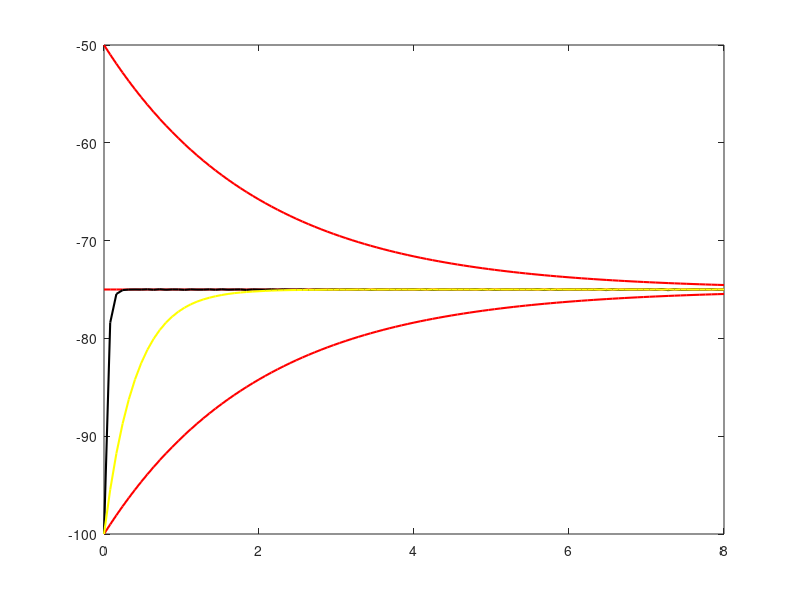

Source code (MATLAB):
clear all; 
clf;
%v0(1) = -100;
%% Function definition %%%
function res = membrane_potential(t,V, p)
   v1 = V(1)
   % p is 1x4 vector for the parameters of the equation
   E  = p(1)  % E = Nernst potential
   G  = p(2)  % G = conductance of the membrane
   C  = p(3)  % C = capacitance    
   dxdt = (p(2)/p(3))*(p(1) - v1) ;
   res = [dxdt];
end;



params = [-75 0.02 0.04]
Tinterval = linspace(0, 8, 101)
rate = @(t,V) membrane_potential(t,V, params);
[T,V1] = ode45(rate, Tinterval, -100);
[T,V2] = ode45(rate, Tinterval, -50);
[T,V3] = ode45(rate, Tinterval, -75);

params = [-75 1.0 0.04]
rate = @(t,V) membrane_potential(t,V, params);
[T,V4] = ode45(rate, Tinterval, -100);

params = [-75 1.0 0.4]
rate = @(t,V) membrane_potential(t,V, params);
[T,V5] = ode45(rate, Tinterval, -100);

h = plot(T, V1(:), 'r', 'linewidth', 1.5, 
         T, V2(:), 'r', 'linewidth', 1.5, 
         T, V3(:), 'r', 'linewidth', 1.5, 
         T, V4(:), 'k', 'linewidth', 1.5,
         T, V5(:), 'y', 'linewidth', 1.5)
   
           
